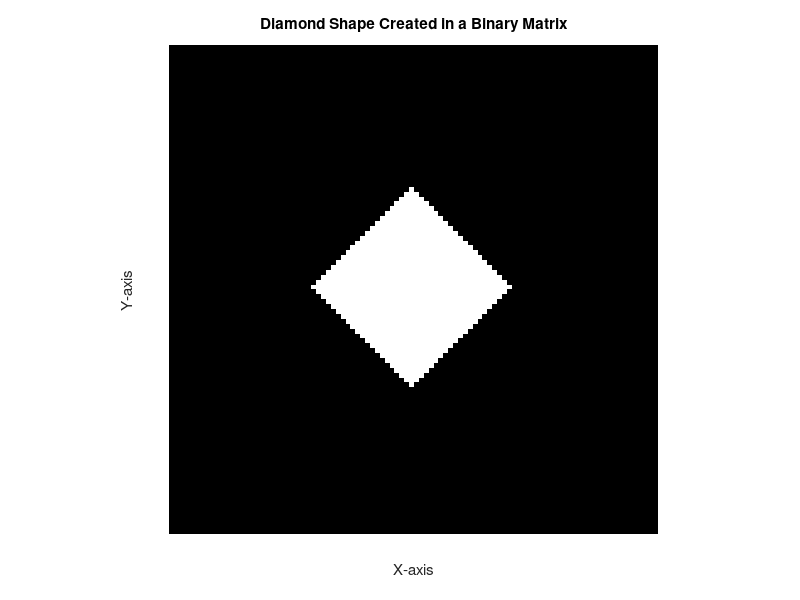

Write the MATLAB code that produced this figure.
% Diamond Shape Creation Script
% Author: Sabiha Shehzadi
% Description: This script generates a diamond shape in a binary matrix using the Manhattan distance. 
% It demonstrates how to create geometric shapes programmatically in MATLAB.

% Step 1: Initialize a 100x100 matrix of zeros
% The matrix serves as the canvas for the diamond shape.
A = zeros(100, 100);

% Step 2: Define the diamond's center coordinates
% cx and cy represent the x and y coordinates of the diamond's center, respectively.
cx = 50; % Center of the diamond in the x-direction
cy = 50; % Center of the diamond in the y-direction

% Step 3: Define the half-width of the diamond
half_width = 20; % The half-width determines the diamond's size

% Step 4: Generate the diamond using nested loops
% The nested loops iterate through each element of the matrix.
% The Manhattan distance formula is used to determine if a pixel is within the diamond.
for i = 1:100
    for j = 1:100
        % Calculate the Manhattan distance from the center to the current point
        if abs(cx - i) + abs(cy - j) <= half_width
            % Set the pixel value to white (255) if within the diamond
            A(i, j) = 255;
        end
    end
end

% Step 5: Display the resulting diamond
% The `imshow` function visualizes the matrix as an image.
imshow(A, []);
title('Diamond Shape Created in a Binary Matrix');
xlabel('X-axis');
ylabel('Y-axis');

% Additional Notes:
% - Adjust the matrix size (e.g., 100x100) for different resolutions.
% - Change `cx`, `cy`, and `half_width` to modify the diamond's position and size.
% - The Manhattan distance formula ensures the creation of a diamond shape.